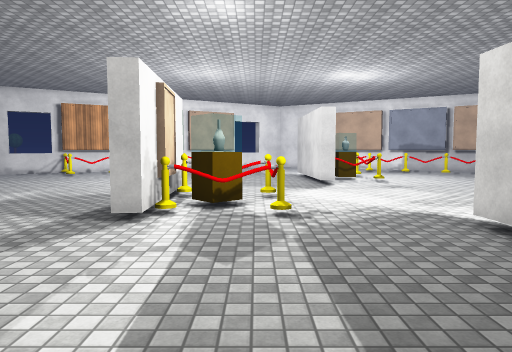
View 1 (above)

24 first-person views from a walk through a Unity game level. The camera is 1.5 m above the floor, tilts 4° down and sees 70° across. Doors are open. The floor is counted in squares, 1 m on a side. Each view is taken from the middle of a square. On the plan, view 1 faces up. The plan holds only what a view shows up to about 16 squares ahead; the rest is blank. The place goes on beyond the plan. Some trees and plants on the terrain are drawn as simple stand-ins. Some animated figures are not drawn. Some surface patterns are stand-ins.

View 2
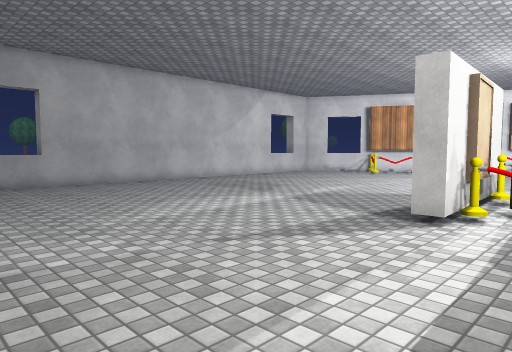

View 3
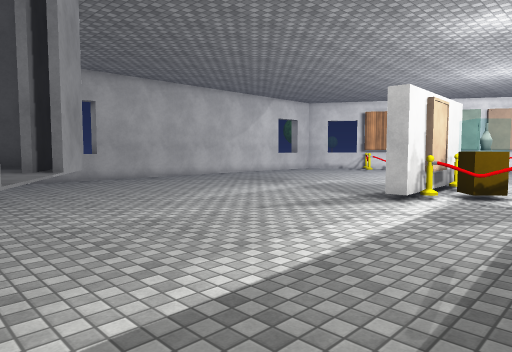

View 4
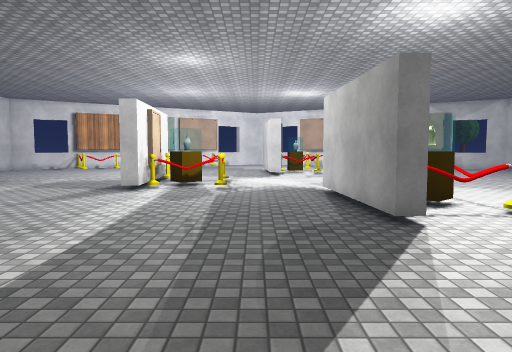

View 5
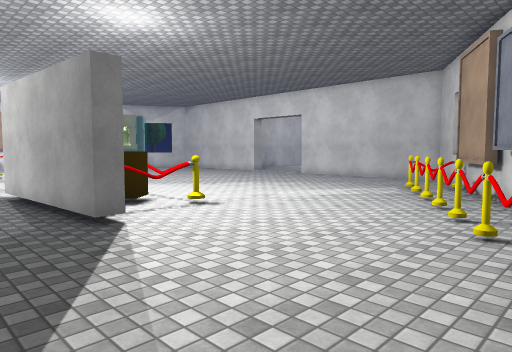

View 6
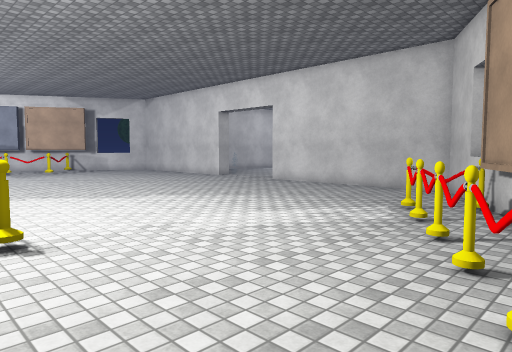

View 7
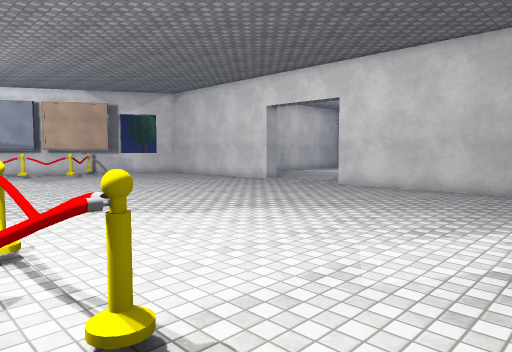

View 8
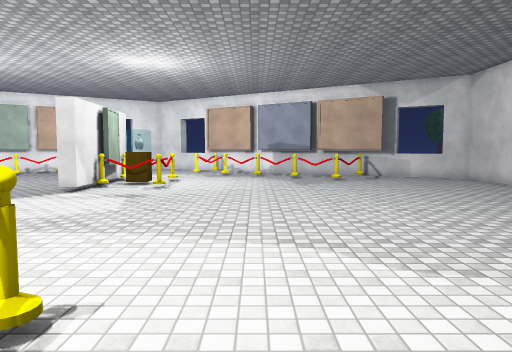

View 9
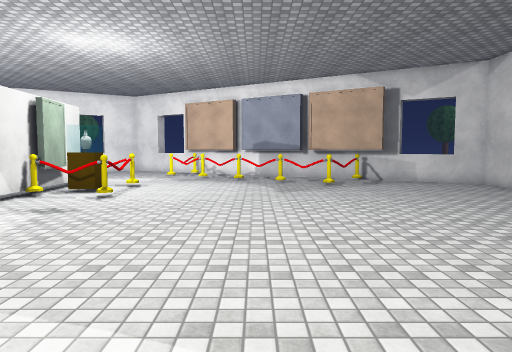

View 10
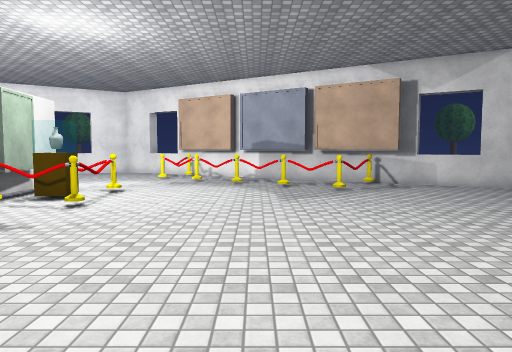

View 11
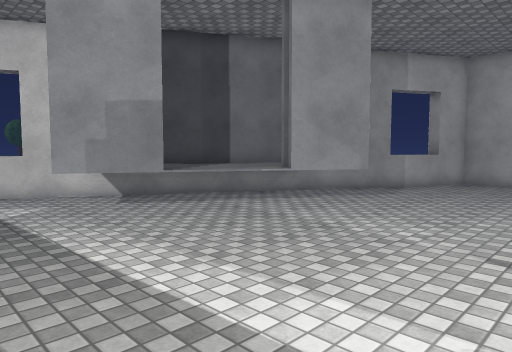

View 12
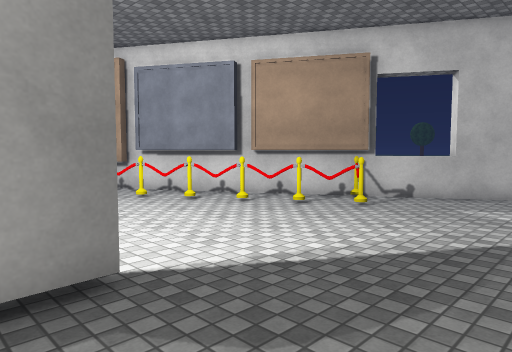

View 13
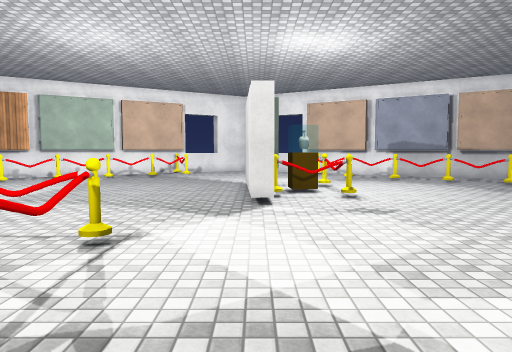

View 14
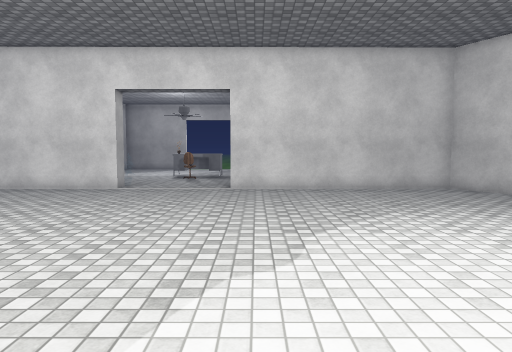

View 15
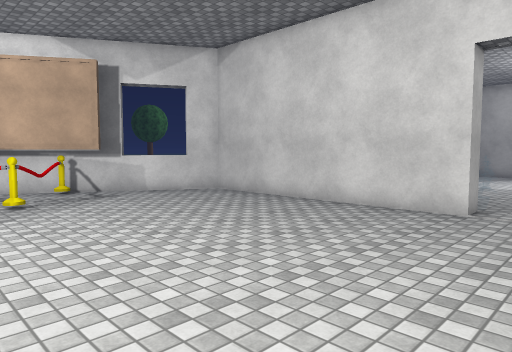

View 16
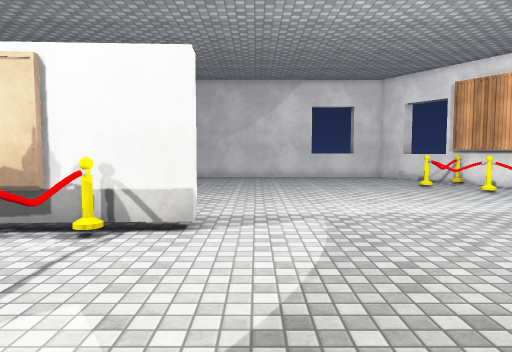

View 17
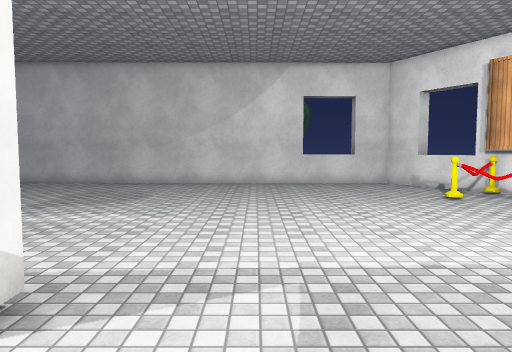

View 18
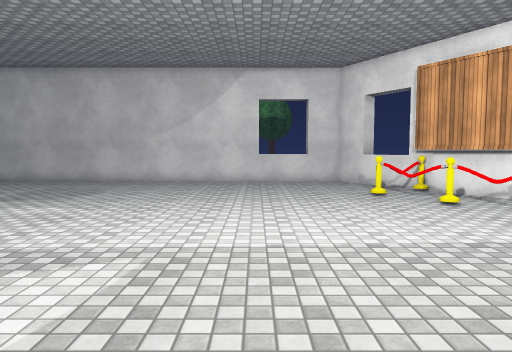

View 19
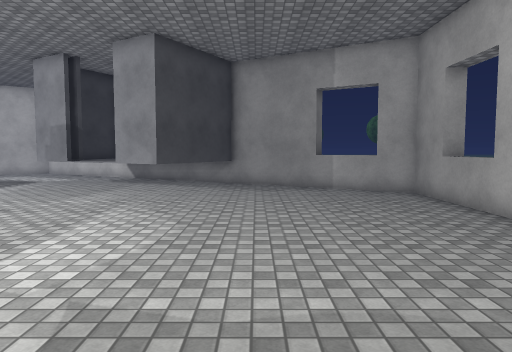

View 20
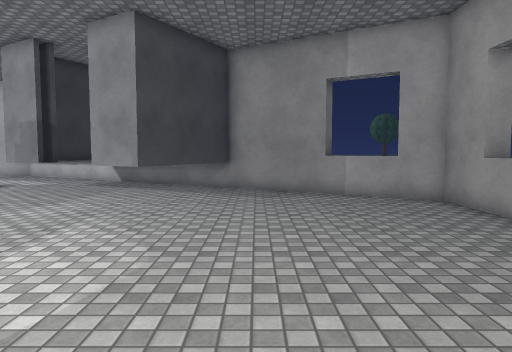

View 21
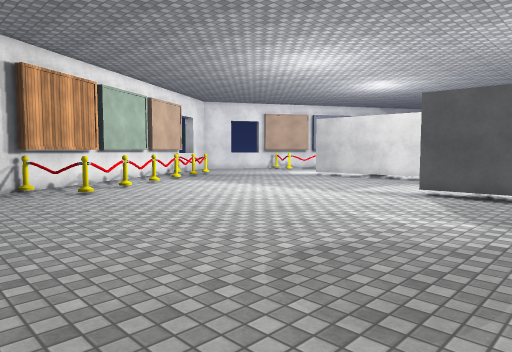

View 22
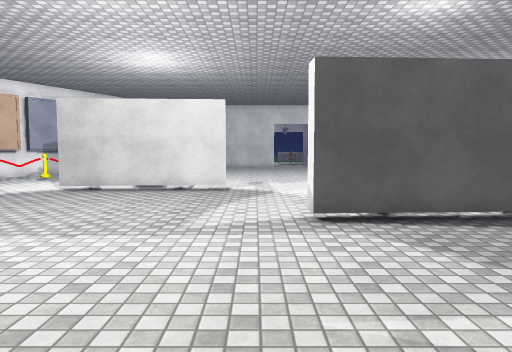

View 23
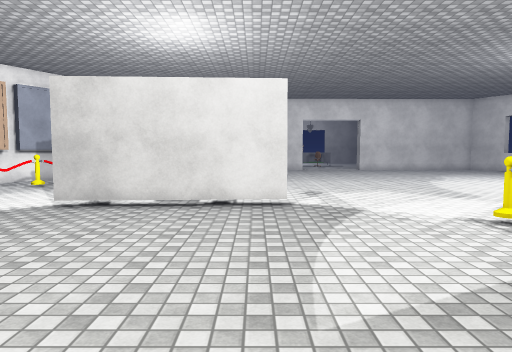

View 24
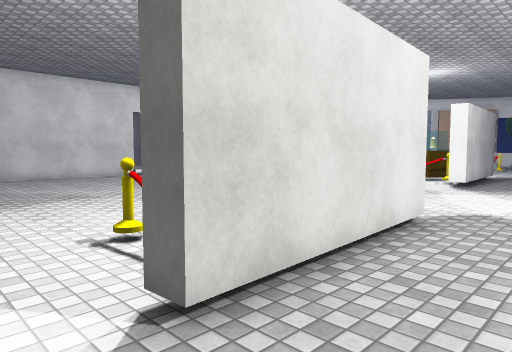

### Floor plan
Key: @ floor where view 1 was taken; # wall or solid block; . floor; D open door; = window, fence, low wall or low ledge; ^ raised ledge; T thing the floor can be seen under or through; B barrel; O other object.
Columns run from 16 left of view 1 to 22 right of it. Each row starts with its distance up from view 1.
 24   ^#B ##=.      . .........OO  =###^
 23 #^..O#.....     ............O.==....##
 22 ...................#..........#......#
 21 ...................#OO#..............#
 20 ...................#OO=..............#
 19 ...................##O#..............#
 18 ...................##=#..............#
 17 ...................#.................#
 16 .....................................#
 15 .....................................#
 14 .....................................#
 13 .............#........................
 12 .............#OOO......................
 11 .............##O#......................
 10 .............####......................
  9 .............####....................#
  8 .............#.......................#
  7 .....................#...............#
  6 .....................#OOO............#
  5 .....................#.OT............#
  4 .....................#OOT............#
  3 .....................##=T............#
  2 .....................#...............#
  1 .....................................#
  0 #.......TT......@...................##
 -1 #^^.....T^DD...................T=O.^#
 -2   ^#...T ^^DDD...............TT T#^
 -3    ####^^^^^^##............TT.####
 -4       ##^^^^^ #.  .......TT..###
 -5        ###^^ ^#.  ......TT.###
 -6          ###  ..  ....#=..##
 -7            ##...   ....####
 -8             ###.   ....##

Where each view was taken, in squares from view 1:
view 1: 0 up, 0 right, facing up
view 2: 0 up, 0 right, facing up-left
view 3: 3 down, 2 right, facing up-left
view 4: 6 down, 2 right, facing up
view 5: 6 down, 2 right, facing up-right
view 6: 4 down, 7 right, facing up-right
view 7: 0 up, 7 right, facing up-right
view 8: 3 up, 10 right, facing up
view 9: 6 up, 11 right, facing up
view 10: 8 up, 11 right, facing up
view 11: 5 up, 1 right, facing down-left
view 12: 3 up, 1 right, facing down-right
view 13: 6 up, 3 right, facing up
view 14: 8 up, 7 right, facing right
view 15: 11 up, 12 right, facing up-right
view 16: 15 up, 4 right, facing left
view 17: 16 up, 0 right, facing left
view 18: 18 up, 1 right, facing left
view 19: 13 up, 11 left, facing down
view 20: 11 up, 11 left, facing down
view 21: 9 up, 16 left, facing up-right
view 22: 15 up, 11 left, facing right
view 23: 17 up, 7 left, facing right
view 24: 24 up, 0 right, facing down-right
